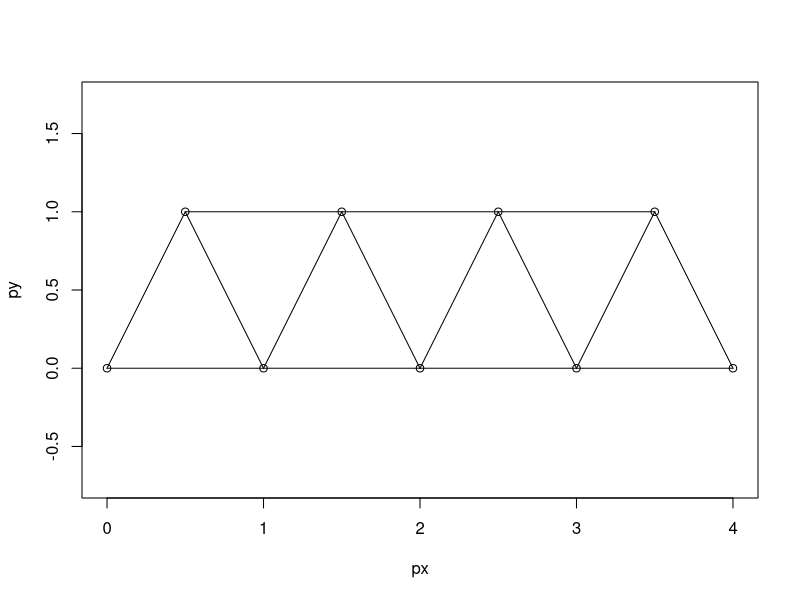
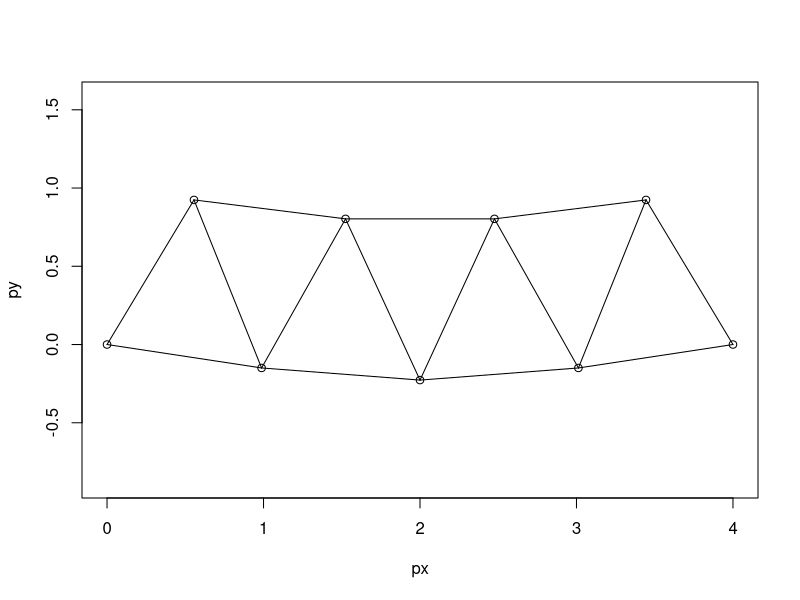

Recreate these plots in R, in order.
E = 210e9 # [Pa]
g = 9.81 # m/s^2
rho = 7850 # kg/m^3
A1 = 18e-3 # m^2


points <- data.frame(
    id= c(0, 1, 2, 3, 4,   5,   6,   7,   8),
    x = c(0, 1, 2, 3, 4, 0.5, 1.5, 2.5, 3.5), # [m]
    y = c(0, 0, 0, 0, 0,   1,   1,   1,   1)  # [m]
)

elements <- data.frame(
    i1 = c(0,1,2,3,5,6,7,0,5,1,6,2,7,3,8), # 0-indexing
    i2 = c(1,2,3,4,6,7,8,5,1,6,2,7,3,8,4), # 0-indexing
    A =  A1 # [m^2]
)

plot_beams = function(px,py,i1,i2) {
    plot(px, py, asp=1)
    segments(px[i1+1],py[i1+1],px[i2+1],py[i2+1])
}

plot_beams(points$x, points$y, elements$i1, elements$i2)

dofs = nrow(points)*2
S = matrix(0,dofs,dofs)
RHS = rep(0,dofs)

for (i in seq_len(nrow(elements))) {
    i1 = elements$i1[i]
    i2 = elements$i2[i]
    A = elements$A[i]
    local_dof = c(2*i1,2*i1+1,2*i2,2*i2+1)
    n_x = points$x[i2+1] - points$x[i1+1]
    n_y = points$y[i2+1] - points$y[i1+1]
    L = sqrt(n_x^2+n_y^2)
    n_x = n_x / L
    n_y = n_y / L
    N = as.matrix(c(-n_x,-n_y,n_x,n_y))
    local_S = N %*% (A*E/L) %*% t(N)
    S[local_dof+1,local_dof+1] = S[local_dof+1,local_dof+1] + local_S
    local_load = c(0,-0.5,0,-0.5)*g*A*L*rho
    RHS[local_dof+1] = RHS[local_dof+1] + local_load
}
total_weigth = sum(RHS)

to_load = c(2*2+1)
load = -1e3*g # 1 tonne
RHS[to_load+1] = load

to_fix = c(2*0+0,2*0+1,2*4+0,2*4+1)
S[to_fix+1, ] = diag(dofs)[to_fix+1, ]
RHS[to_fix+1] = 0

x = solve(S, RHS)
displacement = matrix(x,ncol=2,byrow = TRUE)

scale = 10000
plot_beams(points$x + scale*displacement[,1], points$y + scale*displacement[,2], elements$i1, elements$i2)
